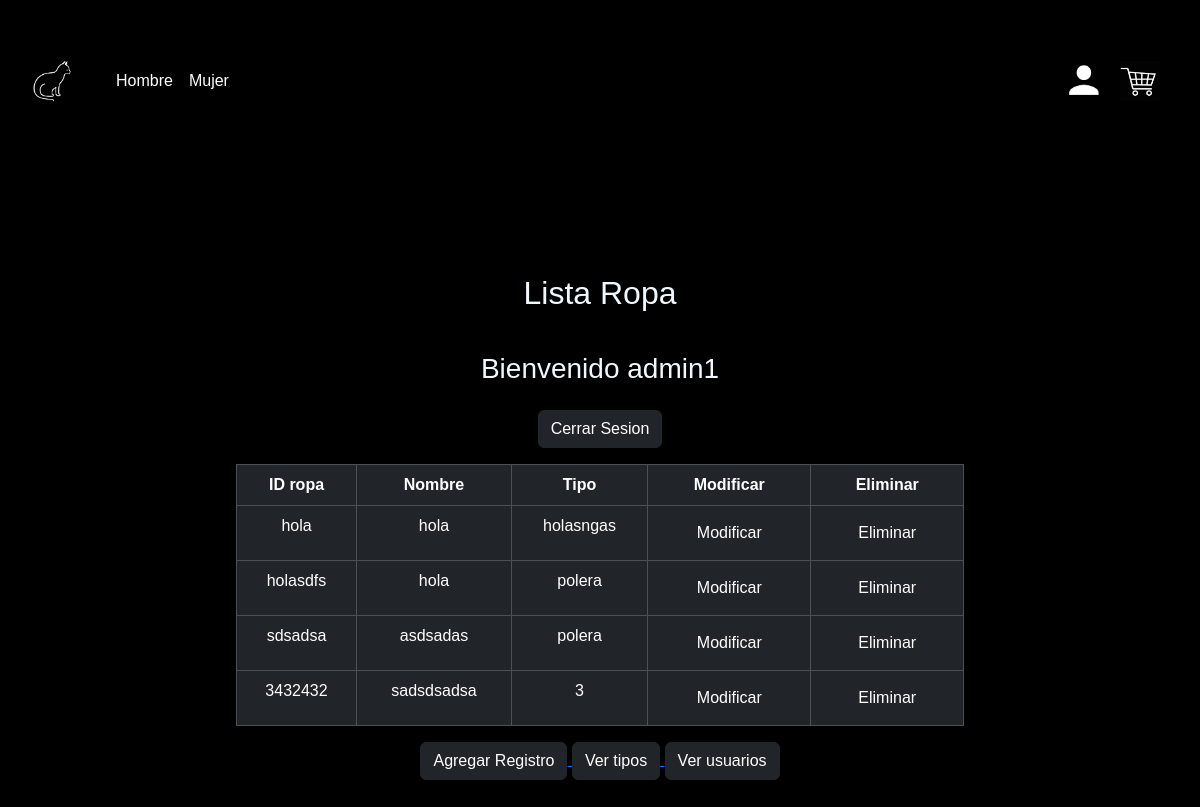
Page /darkless/crud_ropa2 (signed in) on the earlier database version.
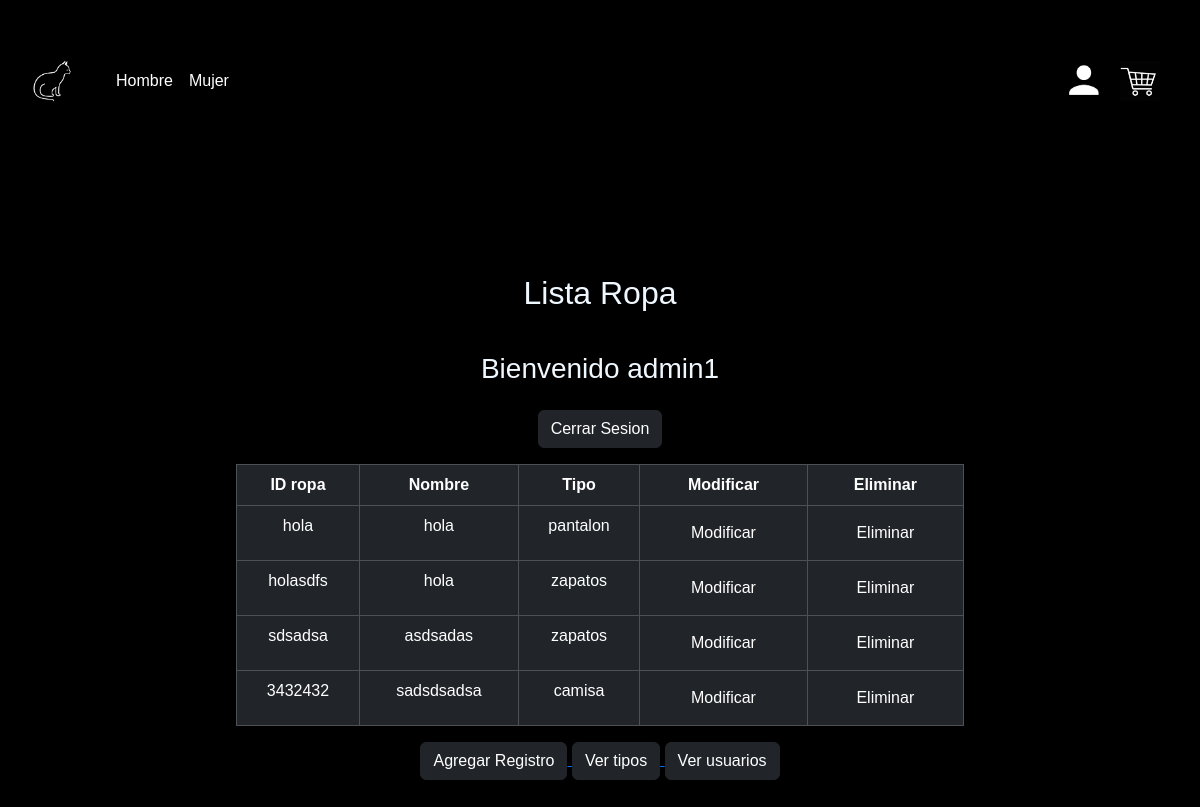
Same page on the later database version.
### Darkless/models.py (models this page shows, shortened)
class Ropa2(models.Model):
    id_ropa = models.CharField(primary_key=True, max_length=10)
    nombre_ropa = models.CharField(max_length=20)
    fecha_lazamiento = models.DateField()
    id_tipo = models.ForeignKey(
        "Tipo", on_delete=models.CASCADE, db_column="IDTipo"
    )
    activo = models.BooleanField()

class Tipo(models.Model):
    id_tipo = models.AutoField(primary_key=True, db_column="idTipo")
    tipo = models.CharField(max_length=25, blank=False, null=False)
    def __str__(self):
        return str(self.tipo)

### Darkless/views.py (the view)
# urls.py: path("crud_ropa2", views.crud_ropa2, name="crud_ropa2"),
@login_required
def crud_ropa2(request):
    ropas = Ropa2.objects.all()
    context = {
        "ropas": ropas,
    }
    return render(request, "pages/crud_ropa2.html", context)

### Darkless/templates/pages/crud_ropa2.html (shortened to what this page needs)
<!DOCTYPE html>
<html lang="en">
<head>
    {% load static %}
    <link href="https://cdn.jsdelivr.net/npm/bootstrap@5.3.3/dist/css/bootstrap.min.css" rel="stylesheet">
    <link rel="stylesheet" href="{% static 'css/booscss.css'%}">
</head>
{% include 'base/header.html'%}
<body class="body">
    <main>
        <div class="container">
            <div class="row">
                <div class="col-md-8 shadow-lg mx-auto text-center p-3">
                    <h2 class="my-3">Lista Ropa</h2><br>
                    {% if request.user.is_authenticated %}
                    <h3>Bienvenido {{request.user.username }}</h3>
                    <a href="{% url 'logout' %}">
                        <button class="btn btn-dark my-3">
                            Cerrar Sesion
                        </button>
                    </a>
                    {% else %}
                    <h3>Bienvenido</h3>
                    {% endif%}
                    <table class="table table-dark table-hover table-bordered">
                        <thead>
                            <th>ID ropa</th>
                            <th>Nombre</th>
                            <th>Tipo</th>
                            <th>Modificar</th>
                            <th>Eliminar</th>
                        </thead>
                        <tbody>
                            {% if ropas %}
                            {% for tmp in ropas %}
                            <tr>
                                <td>{{tmp.id_ropa}}</td>
                                <td>{{tmp.nombre_ropa}}</td>
                                <td>{{tmp.id_tipo}}</td>
                                <td><a href="{% url 'ropa2_findEdit' pk=tmp.id_ropa%}"><button
                                            class="btn btn-dark">Modificar</button></a></td>
                                <td><a href="{% url 'ropa2_del' pk=tmp.id_ropa%}"><button
                                            class="btn btn-dark">Eliminar</button></a></td>
                            </tr>
                            {% endfor%}
                            {% endif %}
                        </tbody>
                    </table>
                    <a href="{% url 'ropa2_add' %}">
                        <button class="btn btn-dark">Agregar Registro</button>
                    </a>
                    <a href="{% url 'crud_tipo' %}">
                        <button class="btn btn-dark">
                            Ver tipos
                        </button>
                    </a>
                    <a href="{% url 'crud' %}">
                        <button class="btn btn-dark">
                            Ver usuarios
                        </button>
                    </a>
                </div>
            </div>
        </div>
    </main>
</body>
</html>

Differences in the rows shown:
changed through a linked row, Ropa2 "hola": id_tipo "holasngas" → "pantalon"
changed through a linked row, Ropa2 "holasdfs": id_tipo "polera" → "zapatos"
changed through a linked row, Ropa2 "sdsadsa": id_tipo "polera" → "zapatos"
changed through a linked row, Ropa2 "sadsdsadsa": id_tipo "3" → "camisa"
